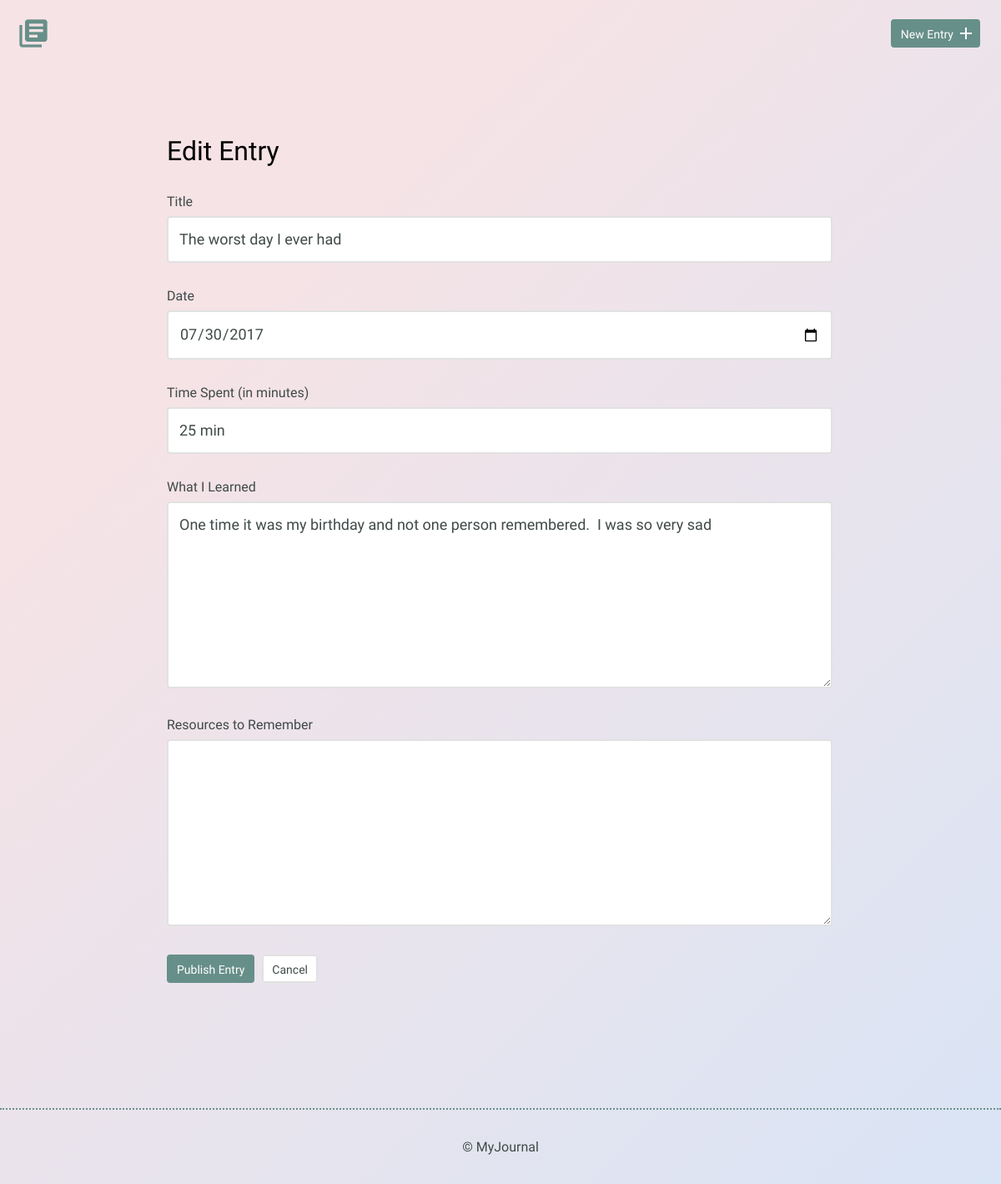
Page /edit.php?id=2 on the earlier database version.
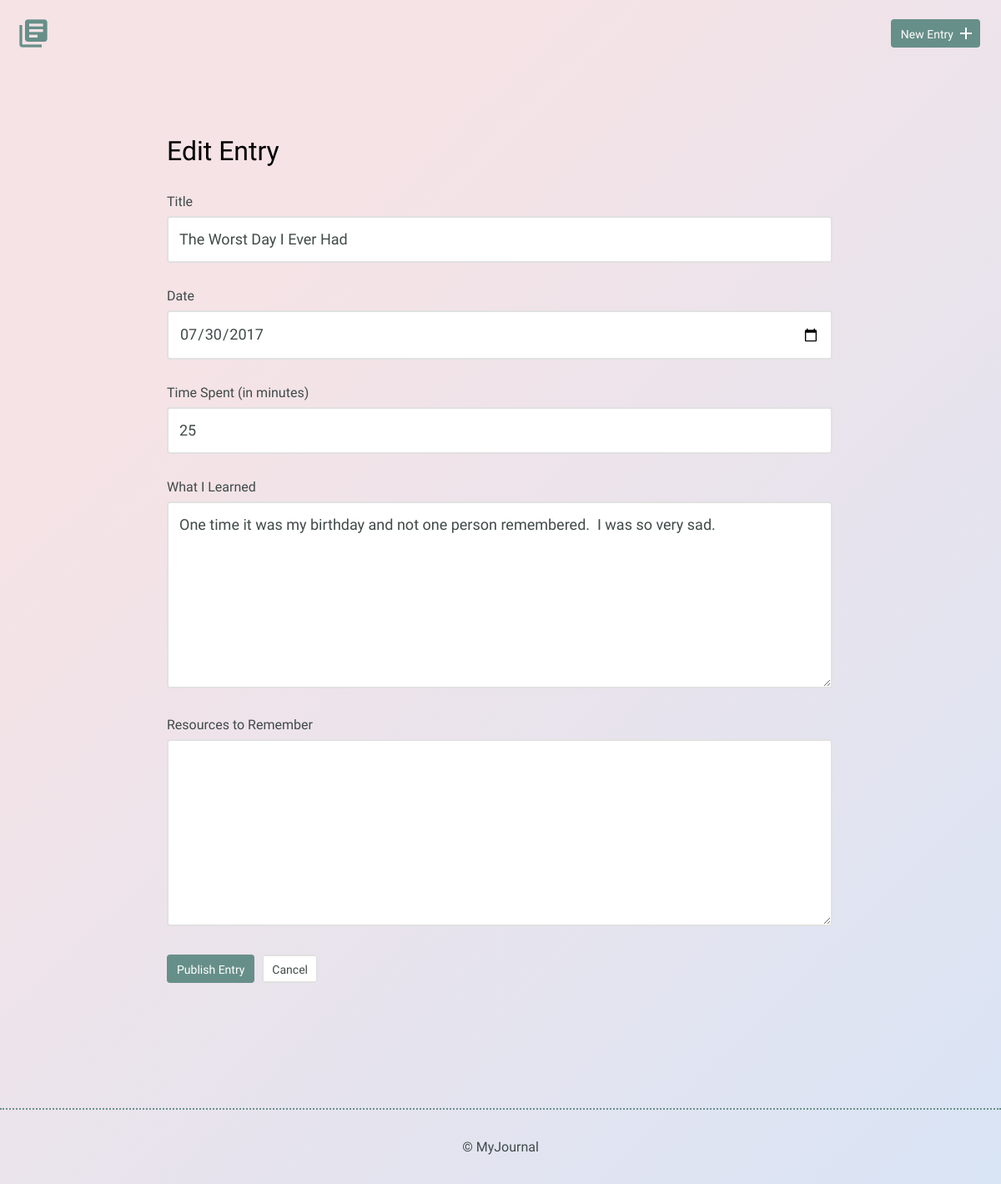
Same page on the later database version.
### tables this page shows
CREATE TABLE "entries" (
	`id`	INTEGER,
	`title`	TEXT,
	`date`	TEXT,
	`time_spent`	INTEGER,
	`learned`	BLOB,
	`resources`	BLOB,
	PRIMARY KEY(`id`)
);

### inc/functions.php (called while the page is built, shortened)
<?php
function get_single_entry($id) {
	include 'inc/dbconnection.php';
	$get_entry = "SELECT id, title, date, time_spent, learned, resources
								FROM entries
								WHERE id = ?";
	if (isset($_GET['id'])) {
		try {
			$results = $db->prepare($get_entry);
			$results->bindValue(1, $id, PDO::PARAM_INT);
			$results->execute();
		} catch (Connection $e) {
				$e->getMessage();
				return array();
		}
	}
	return $results->fetch(PDO::FETCH_ASSOC);
}

### edit.php (the view, shortened to what this page needs)
<?php
	include 'inc/head.php';
	include 'inc/functions.php';
	if (isset($_GET['id'])) {
		$edit_entry = get_single_entry($_GET['id']);
	}
?>
    <body>
        <header>
            <div class="container">
                <div class="site-header">
                    <a class="logo" href="index.php"><i class="material-icons">library_books</i></a>
                    <a class="button icon-right" href="new.php"><span>New Entry</span> <i class="material-icons">add</i></a>
                </div>
            </div>
        </header>
        <section>
            <div class="container">
                <div class="edit-entry">
                    <h2>Edit Entry</h2>
                    <form method="POST" action="#">
                        <label for="title"> Title</label>
                        <input id="title" type="text" name="title" value="<?php echo $edit_entry['title']; ?> "><br>
												<label for="date">Date</label>
                        <input id="date" type="date" name="date" value="<?php echo $edit_entry['date']; ?>"><br>
												<label for="time-spent"> Time Spent (in minutes)</label>
                        <input id="time-spent" type="text" name="timeSpent" value="<?php echo $edit_entry['time_spent']; ?>"><br>
												<label for="what-i-learned">What I Learned</label>
                        <textarea id="what-i-learned" rows="5" name="whatILearned"><?php echo $edit_entry['learned']; ?></textarea>
												<label for="resources-to-remember">Resources to Remember</label>
                        <textarea id="resources-to-remember" rows="5" name="ResourcesToRemember"><?php echo $edit_entry['resources']; ?></textarea>
											  <input type="submit" value="Publish Entry" class="button">
                        <a href="#" class="button button-secondary">Cancel</a>
                    </form>
                </div>
            </div>
        </section>
        <?php include 'inc/footer.php'; ?>

Differences in the rows shown:
changed entries: title "The worst day I ever had" → "The Worst Day I Ever Had"; timeSpent "25 min" → "25"; whatILearned "One time it was my birthday and not one person remembered. I was so very sad" → "One time it was my birthday and not one person remembered. I was so very sad."
